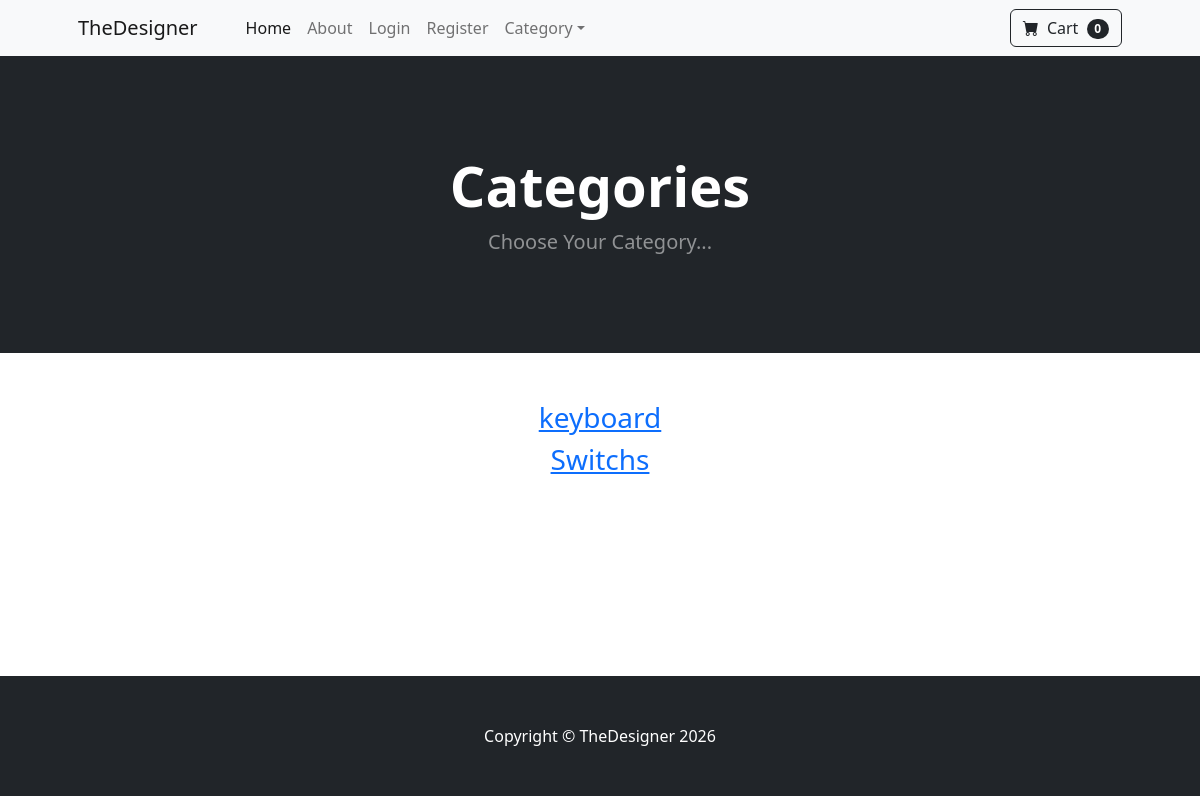
Page /category_summary/ on the earlier database version.
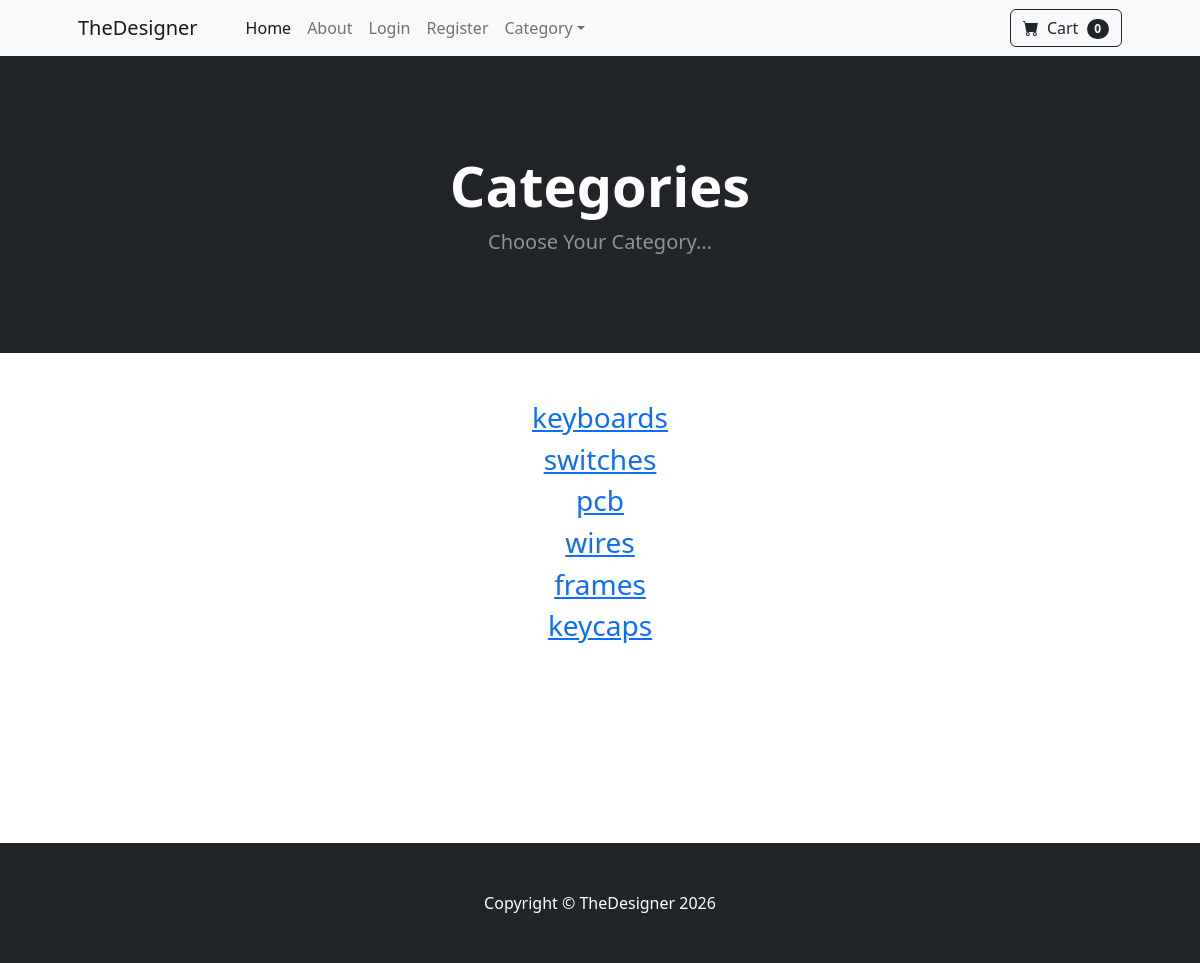
Same page on the later database version.
### store/models.py (models this page shows)
class Category(models.Model):
    name = models.CharField(max_length=50)
    def __str__(self):
        return self.name
    class Meta:
        verbose_name_plural = "Categories"

### store/views.py (the view)
# urls.py: path('category_summary/', views.category_summary, name='category_summary'),
def category_summary(request):
    categories = Category.objects.all()
    return render(request, 'category_summary.html',{"categories":categories})

### cart/cart.py (called while the page is built)
    def __len__(self):
        return len(self.cart)

### cart/context_processors.py (called while the page is built)
def cart(request):
    return {'cart': Cart(request)}

### store/templates/category_summary.html
{% extends 'base.html' %}
{% block content %}
    <header class="bg-dark py-5">
        <div class="container px-4 px-lg-5 my-5">
            <div class="text-center text-white">
                <h1 class="display-4 fw-bolder">Categories</h1>
                <p class="lead fw-normal text-white-50 mb-0">Choose Your Category...</p>
            </div>
        </div>
    </header>
    <div class="container">
        <div class="row">
            <center>
                <div class="col-8">
                    <br/><br/>
                    {% for category in categories %}
                    <h3><a href="{% url 'category' 'category' %}">{{ category }}</a></h3>
                    {% endfor %}
<br/><br/><br/><br/><br/><br/><br/><br/>
                </div>
            </center>
        </div>
    </div>
{% endblock %}

Differences in the rows shown:
changed Category: name "keyboard" → "keyboards"
changed Category: name "Switchs" → "switches"
added Category: name "pcb"
added Category: name "wires"
added Category: name "frames"
added Category: name "keycaps"
